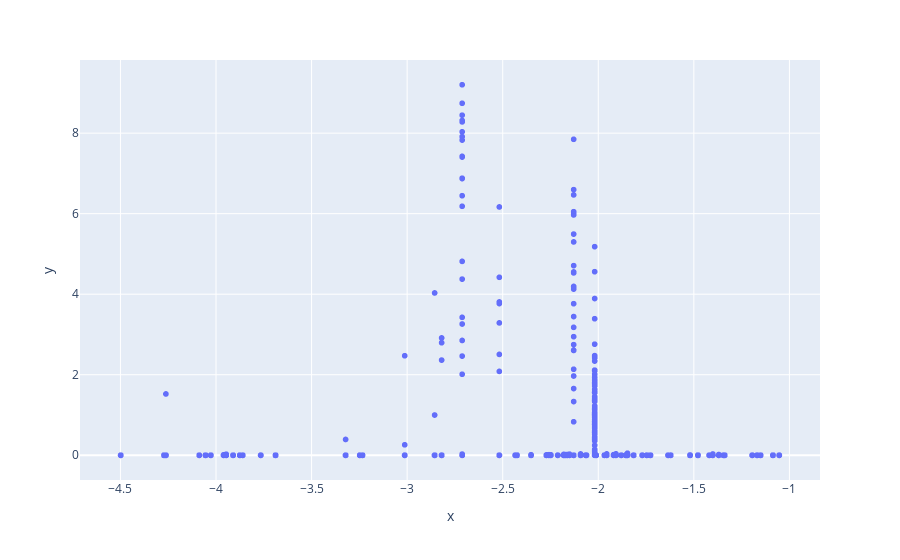

The notebook cell this image was saved under:
### Code cell
px.scatter(x=all_sparsities, y=all_kl_divs.max(dim=0)[0].cpu())

### Figure 1 — Plotly figure (JSON) as saved in the notebook; plotly's stock layout.template omitted (floating-point values rounded to 4 significant figures; data arrays with more than 128 entries replaced by an {"elided": "..."} marker saying what was removed)
{"data": [{"hovertemplate": "x=%{x}<br>y=%{y}<extra></extra>", "legendgroup": "", "marker": {"color": "#636efa", "symbol": "circle"}, "mode": "markers", "name": "", "showlegend": false, "type": "scattergl", "x": {"elided": "4352 float values"}, "xaxis": "x", "y": {"elided": "4352 float values"}, "yaxis": "y"}], "layout": {"legend": {"tracegroupgap": 0}, "margin": {"t": 60}, "xaxis": {"anchor": "y", "domain": [0, 1], "title": {"text": "x"}}, "yaxis": {"anchor": "x", "domain": [0, 1], "title": {"text": "y"}}}}
